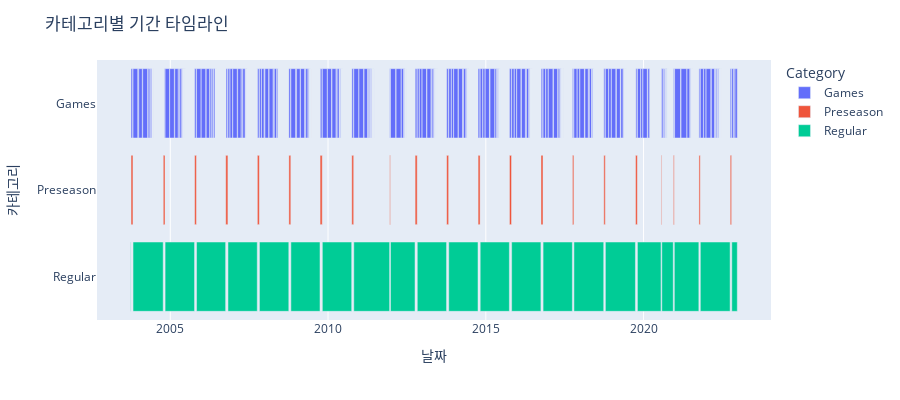

The notebook cell this image was saved under:
### Code cell
# 처음과 끝이 같아 표시 안되는 날짜는 1시간의 격차를 둠
dates_data.loc[dates_data['Start'] == dates_data['End'], 'End'] += pd.Timedelta(hours=1)

# 타임라인 차트
fig = px.timeline(
    dates_data,
    x_start="Start",
    x_end="End",
    y="Category",
    color="Category"
)

fig.update_layout(
    title="카테고리별 기간 타임라인",
    xaxis_title="날짜",
    yaxis_title="카테고리",
    width=900,
    height=400
)

fig.show()

### Figure 1 — Plotly figure (JSON) as saved in the notebook; plotly's stock layout.template omitted (floating-point values rounded to 4 significant figures; data arrays with more than 128 entries replaced by an {"elided": "..."} marker saying what was removed)
{"data": [{"base": {"elided": "302 str values"}, "hovertemplate": "Category=%{y}<br>Start=%{base}<br>End=%{x}<extra></extra>", "legendgroup": "Games", "marker": {"color": "#636efa", "pattern": {"shape": ""}}, "name": "Games", "orientation": "h", "showlegend": true, "textposition": "auto", "type": "bar", "x": {"elided": "302 int values"}, "xaxis": "x", "y": {"elided": "302 str values"}, "yaxis": "y"}, {"base": ["2003-10-05T00:00:00.000000000", "2004-10-12T00:00:00.000000000", "2005-10-10T00:00:00.000000000", "2006-10-05T00:00:00.000000000", "2007-10-06T00:00:00.000000000", "2008-10-05T00:00:00.000000000", "2009-10-01T00:00:00.000000000", "2010-10-03T00:00:00.000000000", "2011-12-16T00:00:00.000000000", "2012-10-05T00:00:00.000000000", "2013-10-05T00:00:00.000000000", "2014-10-04T00:00:00.000000000", "2015-10-02T00:00:00.000000000", "2016-10-01T00:00:00.000000000", "2017-09-30T00:00:00.000000000", "2018-09-28T00:00:00.000000000", "2019-09-30T00:00:00.000000000", "2020-07-22T00:00:00.000000000", "2020-12-11T00:00:00.000000000", "2021-10-03T00:00:00.000000000", "2022-09-30T00:00:00.000000000"], "hovertemplate": "Category=%{y}<br>Start=%{base}<br>End=%{x}<extra></extra>", "legendgroup": "Preseason", "marker": {"color": "#EF553B", "pattern": {"shape": ""}}, "name": "Preseason", "orientation": "h", "showlegend": true, "textposition": "auto", "type": "bar", "x": [1900800000, 1728000000, 1814400000, 2160000000, 1987200000, 1900800000, 2160000000, 1900800000, 691200000, 2073600000, 1987200000, 1987200000, 2073600000, 1987200000, 1382400000, 1468800000, 1814400000, 604800000, 864000000, 1296000000, 1382400000], "xaxis": "x", "y": ["Preseason", "Preseason", "Preseason", "Preseason", "Preseason", "Preseason", "Preseason", "Preseason", "Preseason", "Preseason", "Preseason", "Preseason", "Preseason", "Preseason", "Preseason", "Preseason", "Preseason", "Preseason", "Preseason", "Preseason", "Preseason"], "yaxis": "y"}, {"base": ["2003-10-01T00:00:00.000000000", "2003-10-28T00:00:00.000000000", "2004-11-02T00:00:00.000000000", "2005-11-01T00:00:00.000000000", "2006-10-31T00:00:00.000000000", "2007-10-30T00:00:00.000000000", "2008-10-28T00:00:00.000000000", "2009-10-27T00:00:00.000000000", "2010-10-26T00:00:00.000000000", "2011-12-25T00:00:00.000000000", "2012-10-30T00:00:00.000000000", "2013-10-29T00:00:00.000000000", "2014-10-28T00:00:00.000000000", "2015-10-27T00:00:00.000000000", "2016-10-25T00:00:00.000000000", "2017-10-17T00:00:00.000000000", "2018-10-16T00:00:00.000000000", "2019-10-22T00:00:00.000000000", "2020-07-30T00:00:00.000000000", "2020-12-22T00:00:00.000000000", "2021-10-19T00:00:00.000000000", "2022-10-18T00:00:00.000000000"], "hovertemplate": "Category=%{y}<br>Start=%{base}<br>End=%{x}<extra></extra>", "legendgroup": "Regular", "marker": {"color": "#00cc96", "pattern": {"shape": ""}}, "name": "Regular", "orientation": "h", "showlegend": true, "textposition": "auto", "type": "bar", "x": [259200000, 30153600000, 29462400000, 29116800000, 29289600000, 29376000000, 29116800000, 29376000000, 35856000000, 24537600000, 29289600000, 29289600000, 29203200000, 29289600000, 29289600000, 29808000000, 30067200000, 23587200000, 11491200000, 24537600000, 29808000000, 5529600000], "xaxis": "x", "y": ["Regular", "Regular", "Regular", "Regular", "Regular", "Regular", "Regular", "Regular", "Regular", "Regular", "Regular", "Regular", "Regular", "Regular", "Regular", "Regular", "Regular", "Regular", "Regular", "Regular", "Regular", "Regular"], "yaxis": "y"}], "layout": {"barmode": "overlay", "height": 400, "legend": {"title": {"text": "Category"}, "tracegroupgap": 0}, "margin": {"t": 60}, "title": {"text": "카테고리별 기간 타임라인"}, "width": 900, "xaxis": {"anchor": "y", "domain": [0, 1], "title": {"text": "날짜"}, "type": "date"}, "yaxis": {"anchor": "x", "categoryarray": ["Regular", "Preseason", "Games"], "categoryorder": "array", "domain": [0, 1], "title": {"text": "카테고리"}}}}
